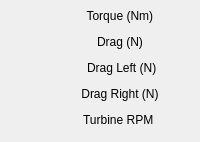
     <widget class="QDockWidget" name="dockWidgetNISignals">
      <property name="floating">
       <bool>false</bool>
      </property>
      <property name="features">
       <set>QDockWidget::AllDockWidgetFeatures</set>
      </property>
      <property name="allowedAreas">
       <set>Qt::AllDockWidgetAreas</set>
      </property>
      <property name="windowTitle">
       <string>NI Signals</string>
      </property>
      <widget class="QWidget" name="dockWidgetContents_2">
       <layout class="QGridLayout" name="gridLayout_8">
        <item row="0" column="0">
         <layout class="QVBoxLayout" name="verticalLayout_2">
          <item>
           <widget class="QLabel" name="label">
            <property name="text">
             <string>            Torque (Nm)</string>
            </property>
            <property name="alignment">
             <set>Qt::AlignCenter</set>
            </property>
           </widget>
          </item>
          <item>
           <widget class="CurveWidget" name="plotTorque">
            <property name="orientation">
             <enum>Qt::Horizontal</enum>
            </property>
           </widget>
          </item>
          <item>
           <widget class="QLabel" name="label_2">
            <property name="text">
             <string>            Drag (N)</string>
            </property>
            <property name="alignment">
             <set>Qt::AlignCenter</set>
            </property>
           </widget>
          </item>
          <item>
           <widget class="CurveWidget" name="plotDrag">
            <property name="orientation">
             <enum>Qt::Horizontal</enum>
            </property>
           </widget>
          </item>
          <item>
           <widget class="QLabel" name="label_12">
            <property name="text">
             <string>             Drag Left (N)</string>
            </property>
            <property name="alignment">
             <set>Qt::AlignCenter</set>
            </property>
           </widget>
          </item>
          <item>
           <widget class="CurveWidget" name="plotDragL">
            <property name="orientation">
             <enum>Qt::Horizontal</enum>
            </property>
           </widget>
          </item>
          <item>
           <widget class="QLabel" name="label_13">
            <property name="text">
             <string>            Drag Right (N)</string>
            </property>
            <property name="alignment">
             <set>Qt::AlignCenter</set>
            </property>
           </widget>
          </item>
          <item>
           <widget class="CurveWidget" name="plotDragR">
            <property name="orientation">
             <enum>Qt::Horizontal</enum>
            </property>
           </widget>
          </item>
          <item>
           <widget class="QLabel" name="label_16">
            <property name="text">
             <string>           Turbine RPM</string>
            </property>
            <property name="alignment">
             <set>Qt::AlignCenter</set>
            </property>
           </widget>
          </item>
          <item>
           <widget class="CurveWidget" name="plotRPM_ni">
            <property name="orientation">
             <enum>Qt::Horizontal</enum>
            </property>
           </widget>
          </item>
         </layout>
        </item>
       </layout>
      </widget>
     </widget>
